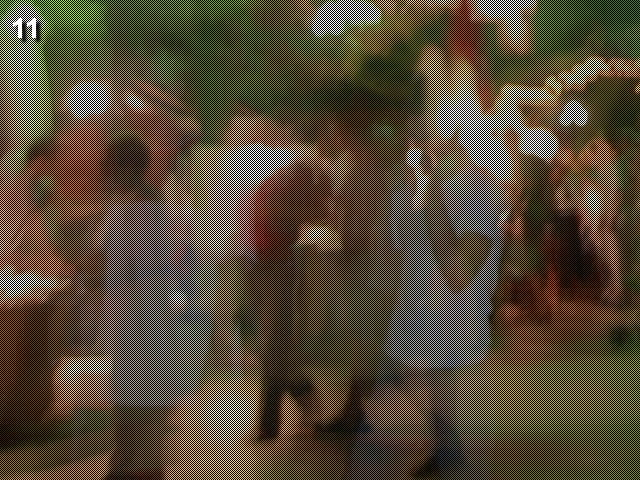
#> input picture PythonChallenge/level11.jpg, 640 x 480 px
$ python cropDestImage.py ../PythonChallenge/level11.jpg   (Python 2 division)
#> lines starting #> are read from the running program, lines starting #| are printed output that depends on the picture
#encoding=utf-8
#! /usr/bin/python

import Image
import sys
import os

if len(sys.argv) == 1:
	print "参数不能为空"
	exit()
filename = sys.argv[1]
if not os.path.exists(filename):
	print "文件不存在"
	exit()
box = (10,10,80,70)  #要跟其它要比较的图片一样大小
destimg = Image.open(filename)
#> destimg is the input picture: PIL image 640x480 RGB; mean R, G, B 85.8, 73.7, 57.3
destimg = destimg.convert('RGB')
outimg = destimg.crop(box)
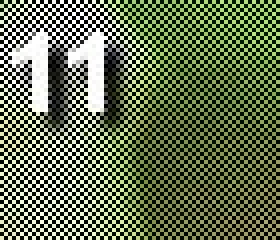
#> outimg: PIL image 70x60 RGB (shown 4 times larger); mean R, G, B 99.2, 110.7, 82.3
outimg.save(filename+'2.jpg', 'jpeg');
#destimg.save(filename+".jpg", 'jpeg')
